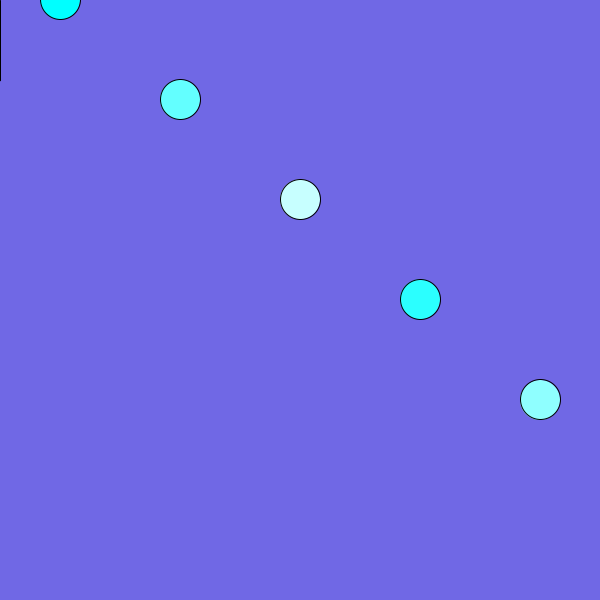
Frame 1 (no input)
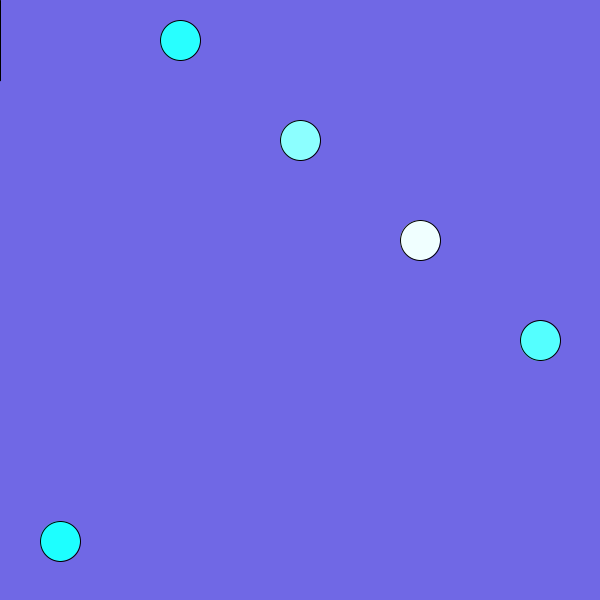
Frame 60 (the mouse pressed at the canvas centre just before this capture)
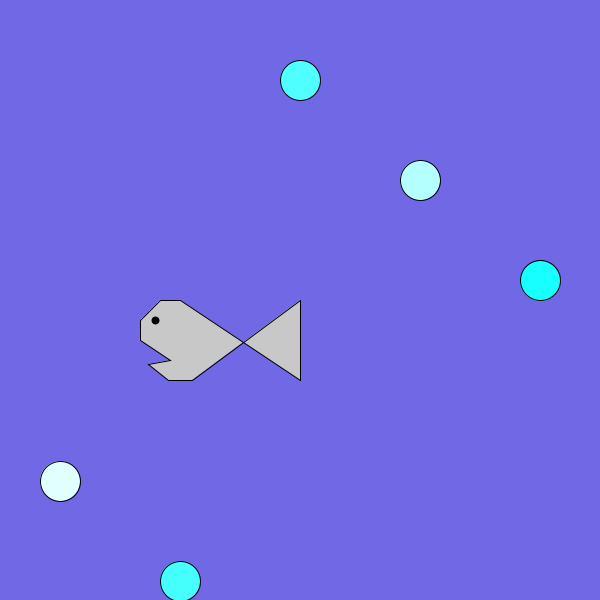
Frame 120 (the mouse held since frame 60 and released just before this capture)

The Processing sketch that drew these frames (run headless with seeded random() and noise(); from frame 60 on, the mouse is pressed at the canvas centre):

// Processing sketch: s18_magd150_lab03_Meyer
// ── s18_magd150_lab03_Meyer.pde
//setting variables for bubbles
float a=0.50;
float b=100.55;
float c=200.353;
float d=300.225;
float e=400.999;

void setup(){
  surface.setResizable(true);
  surface.setTitle("Bubbles Floating Up");
  
  size(600,600);
  ellipseMode(RADIUS);
  

}
void draw(){
  background(#7068E5); //background
  strokeWeight(1);
  if(a<min(0,height)) //if first bubble gets to top, reset at bottom
  a=max(0,height);
  a =(a-1)%height;
  fill(a%256,255,255); //fill with blue color range
  ellipse(lerp(0,width,.1),a,20,20);  //draw first bubble at 1/10 screen width with given height a
  
  if(b<min(0,height))  // if second bubble gets to top, reset to bottom
  b = max(0,height);
  b = (b-1)%height;
  fill(b%256,255,255);  //fill with blue color range
  ellipse(lerp(0,width,.3),b,20,20); //draw second bubble at 3/10 screen width with given height b
  
  if(c<min(0,height))  //if thrid bubble gets to top, reset at bottom
  c=max(0,height);
  c = (c-1)%height;
  fill(c%256,255,255);  //fill with blue color range
  ellipse(lerp(0,width,.5),c,20,20); //draw third bubble at 1/2 screen width with given height c
  
  if(d<min(0,height)) //if fourth bubble gets to top, reset at bottomm
  d=max(0,height);
  d = (d-1)%height;
  fill(d%256,255,255);  //fill with blue color range
  ellipse(lerp(0,width,.7),d,20,20); //draw fourth bubble at 7/10 screen width with given height d
  
  if(e<min(0,height)) //if fifth bubble gets to top, reset at bottom
  e=max(0,height);
  e = (e-1)%height;
  fill(e%256,255,255);  //fill with blue color range
  ellipse(lerp(0,width,.9),e,20,20); //draw fifth bubble at 9/10 screen width with given height e
  
  println("Bubble A depth is: " + a); //print first bubble depth to console
  
  fill(200);  //draws fish shape on screen based on mouse placement
  beginShape();
  vertex(mouseX,mouseY);
  vertex(mouseX,mouseY+80);
  vertex(mouseX-120,mouseY);
  vertex(mouseX-140,mouseY);
  vertex(mouseX-160,mouseY+20);
  vertex(mouseX-160,mouseY+40);
  vertex(mouseX-130,mouseY+60);
  vertex(mouseX-152,mouseY+64);
  vertex(mouseX-132,mouseY+80);
  vertex(mouseX-108,mouseY+80);
  vertex(mouseX,mouseY);
  endShape();
  fill(0);  //draws fish eye based on mouse placement
  strokeWeight(8);
  point(mouseX-145,mouseY+20);
 
 println("Mouse x = : " + mouseX); //prints mouse X to console
 println("Mouse y = : " + mouseY); //prints mouse Y to console
  
  
  

}
